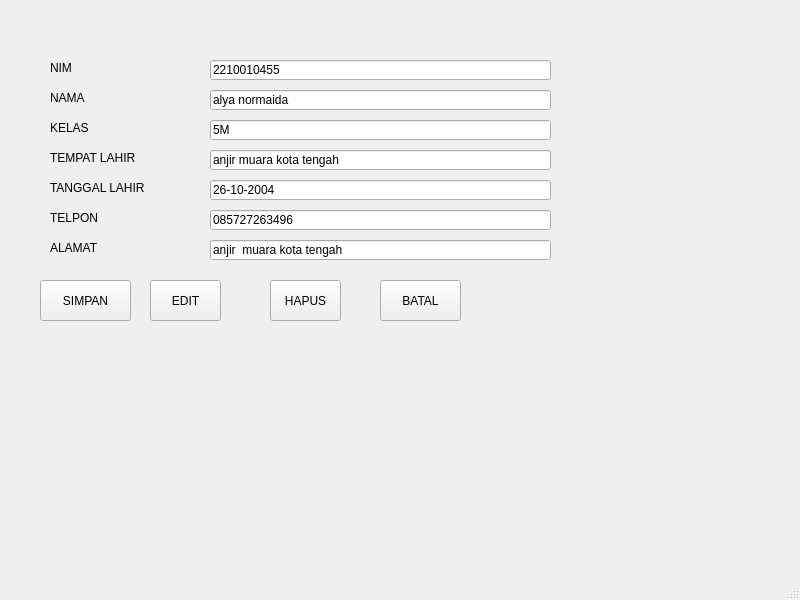
<?xml version="1.0" encoding="UTF-8"?>
<ui version="4.0">
 <class>MainWindow</class>
 <widget class="QMainWindow" name="MainWindow">
  <property name="geometry">
   <rect>
    <x>0</x>
    <y>0</y>
    <width>800</width>
    <height>600</height>
   </rect>
  </property>
  <property name="windowTitle">
   <string>MainWindow</string>
  </property>
  <widget class="QWidget" name="centralwidget">
   <widget class="QLabel" name="label">
    <property name="geometry">
     <rect>
      <x>50</x>
      <y>60</y>
      <width>51</width>
      <height>16</height>
     </rect>
    </property>
    <property name="text">
     <string>NIM</string>
    </property>
   </widget>
   <widget class="QLabel" name="label_2">
    <property name="geometry">
     <rect>
      <x>50</x>
      <y>90</y>
      <width>91</width>
      <height>16</height>
     </rect>
    </property>
    <property name="text">
     <string>NAMA</string>
    </property>
   </widget>
   <widget class="QLabel" name="label_3">
    <property name="geometry">
     <rect>
      <x>50</x>
      <y>120</y>
      <width>91</width>
      <height>16</height>
     </rect>
    </property>
    <property name="text">
     <string>KELAS</string>
    </property>
   </widget>
   <widget class="QLabel" name="label_4">
    <property name="geometry">
     <rect>
      <x>50</x>
      <y>150</y>
      <width>151</width>
      <height>16</height>
     </rect>
    </property>
    <property name="text">
     <string>TEMPAT LAHIR</string>
    </property>
   </widget>
   <widget class="QLabel" name="label_5">
    <property name="geometry">
     <rect>
      <x>50</x>
      <y>180</y>
      <width>141</width>
      <height>16</height>
     </rect>
    </property>
    <property name="text">
     <string>TANGGAL LAHIR</string>
    </property>
   </widget>
   <widget class="QLabel" name="label_6">
    <property name="geometry">
     <rect>
      <x>50</x>
      <y>210</y>
      <width>71</width>
      <height>16</height>
     </rect>
    </property>
    <property name="text">
     <string>TELPON</string>
    </property>
   </widget>
   <widget class="QLabel" name="label_7">
    <property name="geometry">
     <rect>
      <x>50</x>
      <y>240</y>
      <width>71</width>
      <height>16</height>
     </rect>
    </property>
    <property name="text">
     <string>ALAMAT</string>
    </property>
   </widget>
   <widget class="QPushButton" name="pushButton">
    <property name="geometry">
     <rect>
      <x>40</x>
      <y>280</y>
      <width>91</width>
      <height>41</height>
     </rect>
    </property>
    <property name="text">
     <string>SIMPAN</string>
    </property>
   </widget>
   <widget class="QPushButton" name="pushButton_2">
    <property name="geometry">
     <rect>
      <x>150</x>
      <y>280</y>
      <width>71</width>
      <height>41</height>
     </rect>
    </property>
    <property name="text">
     <string>EDIT</string>
    </property>
   </widget>
   <widget class="QPushButton" name="pushButton_3">
    <property name="geometry">
     <rect>
      <x>270</x>
      <y>280</y>
      <width>71</width>
      <height>41</height>
     </rect>
    </property>
    <property name="text">
     <string>HAPUS</string>
    </property>
   </widget>
   <widget class="QPushButton" name="pushButton_4">
    <property name="geometry">
     <rect>
      <x>380</x>
      <y>280</y>
      <width>81</width>
      <height>41</height>
     </rect>
    </property>
    <property name="text">
     <string>BATAL</string>
    </property>
   </widget>
   <widget class="QLineEdit" name="lineEdit">
    <property name="geometry">
     <rect>
      <x>210</x>
      <y>60</y>
      <width>341</width>
      <height>20</height>
     </rect>
    </property>
    <property name="text">
     <string>2210010455</string>
    </property>
   </widget>
   <widget class="QLineEdit" name="lineEdit_2">
    <property name="geometry">
     <rect>
      <x>210</x>
      <y>90</y>
      <width>341</width>
      <height>20</height>
     </rect>
    </property>
    <property name="text">
     <string>alya normaida</string>
    </property>
   </widget>
   <widget class="QLineEdit" name="lineEdit_3">
    <property name="geometry">
     <rect>
      <x>210</x>
      <y>120</y>
      <width>341</width>
      <height>20</height>
     </rect>
    </property>
    <property name="text">
     <string>5M</string>
    </property>
   </widget>
   <widget class="QLineEdit" name="lineEdit_4">
    <property name="geometry">
     <rect>
      <x>210</x>
      <y>150</y>
      <width>341</width>
      <height>20</height>
     </rect>
    </property>
    <property name="text">
     <string>anjir muara kota tengah</string>
    </property>
   </widget>
   <widget class="QLineEdit" name="lineEdit_5">
    <property name="geometry">
     <rect>
      <x>210</x>
      <y>180</y>
      <width>341</width>
      <height>20</height>
     </rect>
    </property>
    <property name="text">
     <string>26-10-2004</string>
    </property>
   </widget>
   <widget class="QLineEdit" name="lineEdit_6">
    <property name="geometry">
     <rect>
      <x>210</x>
      <y>210</y>
      <width>341</width>
      <height>20</height>
     </rect>
    </property>
    <property name="text">
     <string>085727263496</string>
    </property>
   </widget>
   <widget class="QLineEdit" name="lineEdit_7">
    <property name="geometry">
     <rect>
      <x>210</x>
      <y>240</y>
      <width>341</width>
      <height>20</height>
     </rect>
    </property>
    <property name="text">
     <string>anjir  muara kota tengah</string>
    </property>
   </widget>
  </widget>
  <widget class="QMenuBar" name="menubar">
   <property name="geometry">
    <rect>
     <x>0</x>
     <y>0</y>
     <width>800</width>
     <height>18</height>
    </rect>
   </property>
  </widget>
  <widget class="QStatusBar" name="statusbar"/>
 </widget>
 <resources/>
 <connections/>
</ui>
